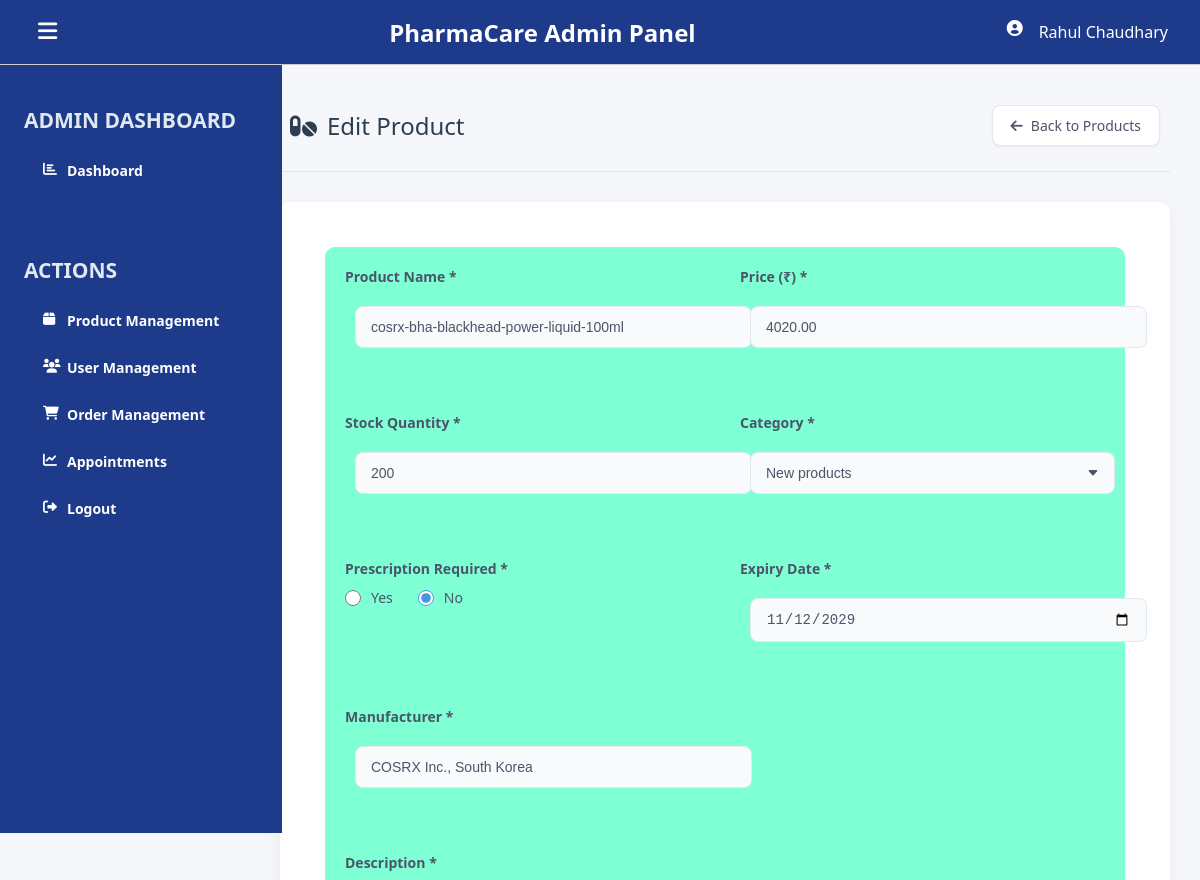
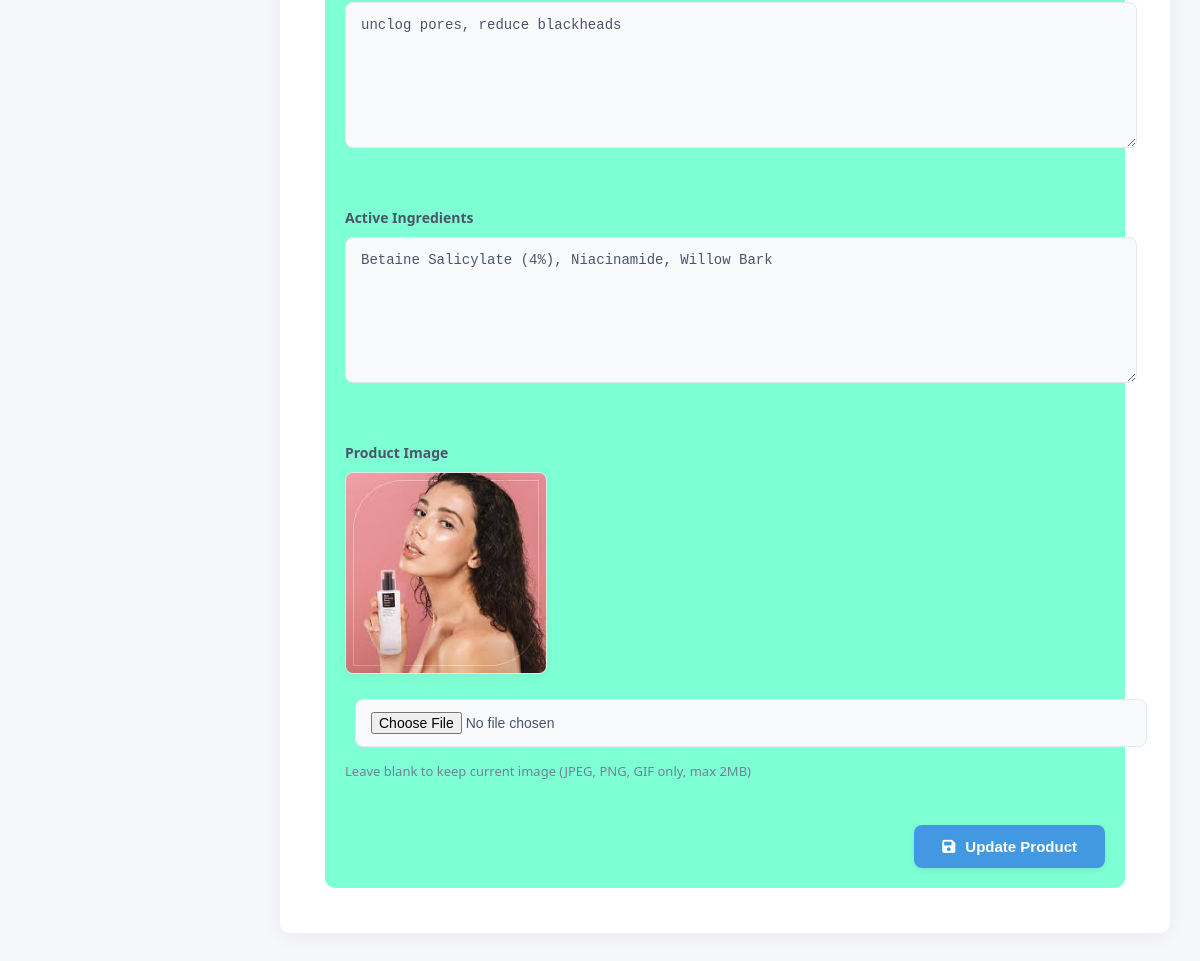
/Dasboard/edit_product.php?id=53, run on the app's committed database (2 pictures, top to bottom).
### tables this page shows
CREATE TABLE `products` (
  `id` int(11) NOT NULL,
  `product_name` varchar(255) NOT NULL,
  `description` text NOT NULL,
  `category_id` int(11) NOT NULL,
  `price` decimal(10,2) NOT NULL,
  `quantity` int(11) NOT NULL,
  `prescription_required` enum('Yes','No') DEFAULT 'No',
  `expiry_date` date NOT NULL,
  `manufacturer` varchar(255) NOT NULL,
  `active_ingredients` text DEFAULT NULL,
  `image_path` varchar(255) NOT NULL,
  `created_at` timestamp NOT NULL DEFAULT current_timestamp(),
  `bmi_category` varchar(50) DEFAULT NULL
);

CREATE TABLE `categories` (
  `id` int(11) NOT NULL,
  `categories_name` varchar(255) NOT NULL
);

### Dasboard/edit_product.php (the view, shortened to what this page needs)
<?php
include '../includes/config.php';
$product_id = intval($_GET['id']);
$stmt = $conn->prepare("SELECT * FROM products WHERE id = ?");
$stmt->bind_param("i", $product_id);
$stmt->execute();
$result = $stmt->get_result();
$product = $result->fetch_assoc();
$categories = [];
$cat_query = "SELECT id, categories_name FROM categories";
$cat_result = mysqli_query($conn, $cat_query);
if ($cat_result) {
    $categories = mysqli_fetch_all($cat_result, MYSQLI_ASSOC);
}
?>
<!DOCTYPE html>
<html lang="en">
<head>
    <link rel="stylesheet" href="../assets/css/dashboard.css">
    <link rel="stylesheet" href="https://cdnjs.cloudflare.com/ajax/libs/font-awesome/6.0.0/css/all.min.css">
</head>
<body>
    <?php include '../Dasboard/Navbar.php'; ?>
    <div class="admin-container">
        <?php include '../Dasboard/Sidebar.php'; ?>
        <main class="admin-content">
            <div class="admin-header">
                <h1><i class="fas fa-pills"></i> Edit Product</h1>
                <a href="productsdisplay.php" class="btn-add">
                    <i class="fas fa-arrow-left"></i> Back to Products
                </a>
            </div>
            <div class="form-container">
                <form action="edit_product.php?id=<?php echo $product_id; ?>" method="POST" enctype="multipart/form-data">
                    <div class="form-grid">
                        <div class="form-group">
                            <label for="product_name">Product Name *</label>
                            <input type="text" id="product_name" name="product_name" class="form-control"
                                   value="<?php echo htmlspecialchars($product['product_name']); ?>" required>
                        </div>
                        <div class="form-group">
                            <label for="price">Price (₹) *</label>
                            <input type="number" id="price" name="price" class="form-control" step="0.01" min="0"
                                   value="<?php echo htmlspecialchars($product['price']); ?>" required>
                        </div>
                        <div class="form-group">
                            <label for="quantity">Stock Quantity *</label>
                            <input type="number" id="quantity" name="quantity" class="form-control" min="0"
                                   value="<?php echo htmlspecialchars($product['quantity']); ?>" required>
                        </div>
                        <div class="form-group">
                            <label for="category_id">Category *</label>
                            <select id="category_id" name="category_id" class="form-control" required>
                                <?php foreach ($categories as $category): ?>
                                    <option value="<?php echo $category['id']; ?>"
                                        <?php if ($category['id'] == $product['category_id']) echo 'selected'; ?>>
                                        <?php echo htmlspecialchars($category['categories_name']); ?>
                                    </option>
                                <?php endforeach; ?>
                            </select>
                        </div>
                        <div class="form-group">
                            <label>Prescription Required *</label>
                            <div class="radio-group">
                                <div class="radio-option">
                                    <input type="radio" id="prescription_yes" name="prescription_required" value="Yes"
                                        <?php if ($product['prescription_required'] == 'Yes') echo 'checked'; ?> required>
                                    <label for="prescription_yes">Yes</label>
                                </div>
                                <div class="radio-option">
                                    <input type="radio" id="prescription_no" name="prescription_required" value="No"
                                        <?php if ($product['prescription_required'] == 'No') echo 'checked'; ?> required>
                                    <label for="prescription_no">No</label>
                                </div>
                            </div>
                        </div>
                        <div class="form-group">
                            <label for="expiry_date">Expiry Date *</label>
                            <input type="date" id="expiry_date" name="expiry_date" class="form-control"
                                   value="<?php echo htmlspecialchars($product['expiry_date']); ?>" required>
                        </div>
                        <div class="form-group">
                            <label for="manufacturer">Manufacturer *</label>
                            <input type="text" id="manufacturer" name="manufacturer" class="form-control"
                                   value="<?php echo htmlspecialchars($product['manufacturer']); ?>" required>
                        </div>
                        <div class="form-group full-width">
                            <label for="description">Description *</label>
                            <textarea id="description" name="description" class="form-control" required><?php echo htmlspecialchars($product['description']); ?></textarea>
                        </div>
                        <div class="form-group full-width">
                            <label for="active_ingredients">Active Ingredients</label>
                            <textarea id="active_ingredients" name="active_ingredients" class="form-control"><?php echo htmlspecialchars($product['active_ingredients']); ?></textarea>
                        </div>
                        <div class="form-group full-width image-preview-container">
                            <label for="product_image">Product Image</label>
                            <?php if (!empty($product['image_path'])): ?>
                                <img src="../<?php echo htmlspecialchars($product['image_path']); ?>" class="image-preview" id="imagePreview">
                            <?php else: ?>
                                <div class="no-image-preview">No image available</div>
                            <?php endif; ?>
                            <input type="file" id="product_image" name="product_image" class="form-control"
                                   onchange="previewImage(this)" accept="image/jpeg, image/png, image/gif">
                            <small class="text-muted">Leave blank to keep current image (JPEG, PNG, GIF only, max 2MB)</small>
                        </div>
                    </div>
                    <div style="text-align: right; margin-top: 20px;">
                        <button type="submit" class="btn-submit">
                            <i class="fas fa-save"></i> Update Product
                        </button>
                    </div>
                </form>
            </div>
        </main>
    </div>
</body>
</html>

### assets/css/dashboard.css (style rules this page uses)
body { margin: 0; font-family: Arial, sans-serif; }
form { display: flex; flex-direction: column; background-color: aquamarine; padding: 20px; border-radius: 10px; margin: 10px; }
input { margin: 10px; padding: 10px; }
a { text-decoration: none; color: #1e3a8a; border: 1px solid #1e3a8a; border-radius: 10px; padding: 10px; margin: 10px; }
h1 { font-size:20px ; color: #1e3a8a; font-weight: lighter; padding: 10px; margin: 10px; }
select { padding: 20px; margin:10px ; }

### Dasboard/edit_product.php (style rules this page uses)
body { font-family: 'Segoe UI', Tahoma, Geneva, Verdana, sans-serif; margin: 0; padding: 0; background-color: #f5f7fa; color: #333; }
.admin-container { display: flex; min-height: 100vh; }
.admin-content { flex: 1; padding: 30px; margin-left: 250px; transition: margin 0.3s ease; }
.admin-header { display: flex; justify-content: space-between; align-items: center; margin-bottom: 30px; padding-bottom: 15px; border-bottom: 1px solid #e0e6ed; }
.admin-header h1 { font-size: 24px; color: #2c3e50; margin: 0; display: flex; align-items: center; gap: 10px; }
.form-container { background: white; border-radius: 10px; box-shadow: 0 4px 20px rgba(0,0,0,0.05); padding: 35px; max-width: 1000px; margin: 0 auto; }
.form-grid { display: grid; grid-template-columns: repeat(2, 1fr); gap: 30px; }
.form-group { margin-bottom: 25px; }
.form-group.full-width { grid-column: span 2; }
.form-group label { display: block; margin-bottom: 10px; font-weight: 600; color: #4a5568; font-size: 14px; }
.form-control { width: 100%; padding: 12px 15px; border: 1px solid #e2e8f0; border-radius: 8px; font-size: 14px; transition: all 0.3s ease; background-color: #f8fafc; color: #4a5568; }
textarea.form-control { min-height: 120px; resize: vertical; line-height: 1.5; }
select.form-control { appearance: none; background-repeat: no-repeat; background-position: right 15px center; background-size: 12px; }
.btn-submit { background-color: #4299e1; color: white; padding: 13px 28px; border: none; border-radius: 8px; cursor: pointer; font-size: 15px; font-weight: 600; transition: all 0.3s ease; display: inline-flex; align-items: center; gap: 10px; box-shadow: 0 2px 5px rgba(66,153,225,0.2); }
.btn-add { background-color: #fff; color: #4a5568; padding: 10px 18px; border-radius: 8px; text-decoration: none; font-size: 14px; font-weight: 500; display: inline-flex; align-items: center; gap: 8px; border: 1px solid #e2e8f0; transition: all 0.2s; box-shadow: 0 1px 3px rgba(0,0,0,0.05); }
.image-preview-container { display: flex; flex-direction: column; align-items: flex-start; }
.image-preview { width: 200px; height: 200px; object-fit: cover; border-radius: 8px; border: 1px solid #e2e8f0; margin-bottom: 15px; box-shadow: 0 2px 10px rgba(0,0,0,0.05); }
.radio-group { display: flex; gap: 25px; margin-top: 8px; }
.radio-option { display: flex; align-items: center; gap: 10px; }
.radio-option input { width: 16px; height: 16px; margin: 0; accent-color: #4299e1; }
.radio-option label { font-weight: 500; color: #4a5568; margin: 0; cursor: pointer; }
.text-muted { color: #718096 !important; font-size: 13px; margin-top: 5px; display: block; }

### data on the page
products: product_name "cosrx-bha-blackhead-power-liquid-100ml", price "4020.00", quantity "200", category_id "New products", prescription_required "☐ Yes", prescription_required "☑ No", expiry_date "11/12/2029", manufacturer "COSRX Inc., South Korea", description "unclog pores, reduce blackheads", active_ingredients "Betaine Salicylate (4%), Niacinamide, Willow Bark", image_path (picture)
